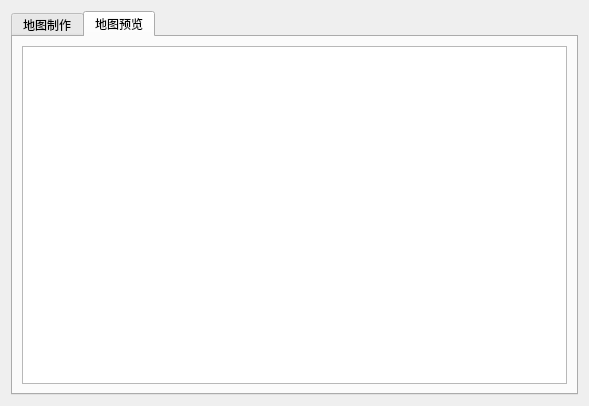
<?xml version="1.0" encoding="UTF-8"?>
<ui version="4.0">
 <class>MakeMap</class>
 <widget class="QWidget" name="MakeMap">
  <property name="geometry">
   <rect>
    <x>0</x>
    <y>0</y>
    <width>589</width>
    <height>406</height>
   </rect>
  </property>
  <property name="windowTitle">
   <string>Form</string>
  </property>
  <layout class="QVBoxLayout" name="verticalLayout">
   <item>
    <widget class="QTabWidget" name="tabWidget">
     <property name="currentIndex">
      <number>1</number>
     </property>
     <widget class="QWidget" name="tab_2">
      <attribute name="title">
       <string>地图制作</string>
      </attribute>
      <layout class="QGridLayout" name="gridLayout">
       <item row="0" column="0" colspan="2">
        <widget class="QWidget" name="widget_3" native="true">
         <property name="maximumSize">
          <size>
           <width>16777215</width>
           <height>100</height>
          </size>
         </property>
         <layout class="QHBoxLayout" name="horizontalLayout_2">
          <item>
           <widget class="QPushButton" name="pb_new">
            <property name="text">
             <string>新建文件</string>
            </property>
           </widget>
          </item>
          <item>
           <widget class="QPushButton" name="pb_import">
            <property name="text">
             <string>选择文件</string>
            </property>
           </widget>
          </item>
          <item>
           <widget class="QLabel" name="l_fp">
            <property name="text">
             <string>文件路径</string>
            </property>
           </widget>
          </item>
          <item>
           <widget class="QPushButton" name="pb_export">
            <property name="text">
             <string> 保存/导出</string>
            </property>
           </widget>
          </item>
          <item>
           <widget class="QPushButton" name="pb_exit1">
            <property name="text">
             <string>退出</string>
            </property>
           </widget>
          </item>
         </layout>
        </widget>
       </item>
       <item row="1" column="0">
        <widget class="QWidget" name="w_display" native="true"/>
       </item>
       <item row="1" column="1">
        <widget class="QWidget" name="widget_4" native="true">
         <property name="maximumSize">
          <size>
           <width>400</width>
           <height>16777215</height>
          </size>
         </property>
         <layout class="QVBoxLayout" name="verticalLayout_3">
          <item>
           <widget class="QWidget" name="widget_5" native="true">
            <layout class="QGridLayout" name="gridLayout_2">
             <item row="3" column="0">
              <widget class="QPushButton" name="pb_addPath">
               <property name="text">
                <string>添加路径</string>
               </property>
              </widget>
             </item>
             <item row="1" column="1">
              <widget class="QSpinBox" name="spinBox_2">
               <property name="minimum">
                <number>10</number>
               </property>
               <property name="maximum">
                <number>20</number>
               </property>
              </widget>
             </item>
             <item row="1" column="0">
              <widget class="QLabel" name="label_5">
               <property name="text">
                <string>列数</string>
               </property>
              </widget>
             </item>
             <item row="0" column="1">
              <widget class="QSpinBox" name="spinBox">
               <property name="minimum">
                <number>4</number>
               </property>
               <property name="maximum">
                <number>10</number>
               </property>
              </widget>
             </item>
             <item row="2" column="1">
              <widget class="QComboBox" name="comboBox"/>
             </item>
             <item row="3" column="1">
              <widget class="QPushButton" name="pb_savePath">
               <property name="text">
                <string>保存路径</string>
               </property>
              </widget>
             </item>
             <item row="0" column="0">
              <widget class="QLabel" name="label_4">
               <property name="text">
                <string> 行数</string>
               </property>
              </widget>
             </item>
             <item row="2" column="0">
              <widget class="QLabel" name="label_3">
               <property name="text">
                <string>当前路径</string>
               </property>
              </widget>
             </item>
            </layout>
           </widget>
          </item>
         </layout>
        </widget>
       </item>
      </layout>
     </widget>
     <widget class="QWidget" name="tab">
      <attribute name="title">
       <string>地图预览</string>
      </attribute>
      <layout class="QVBoxLayout" name="verticalLayout_2">
       <item>
        <widget class="QGraphicsView" name="graphicsView"/>
       </item>
      </layout>
     </widget>
    </widget>
   </item>
  </layout>
 </widget>
 <resources/>
 <connections/>
</ui>
